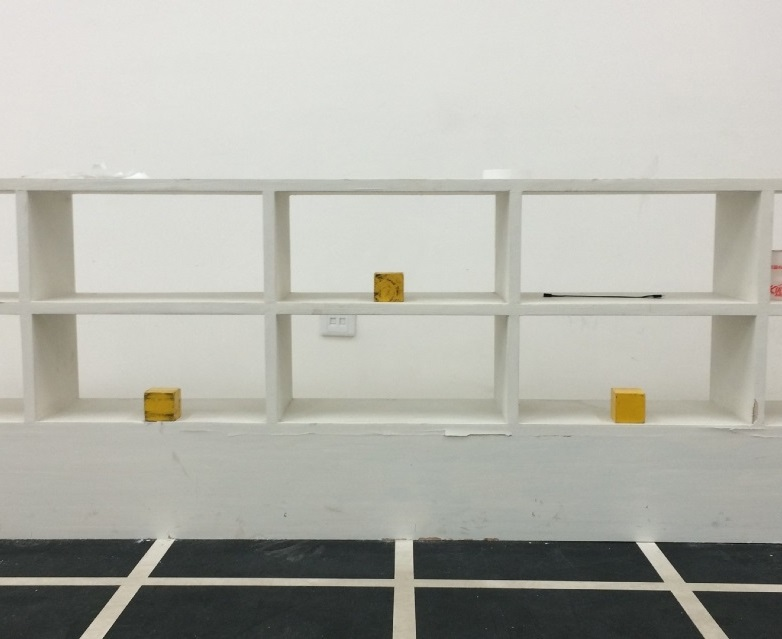
#> input picture 1234.jpg, 782 x 639 px
$ python Recognition.py   (Python 2 division)
#> lines starting #> are read from the running program, lines starting #| are printed output that depends on the picture; after the words box and inside, x2 and y2 are one past the last pixel; in counts of white or black regions, pixels touching at a corner belong together
# -*- coding: utf-8 -*-
import cv2
import numpy as np
from matplotlib import pyplot as plt
import time

def Main():
    start = time.clock()
    img = cv2.imread('1234.jpg')    # 图片切换
#> img is the input picture: shape (639, 782, 3); mean B, G, R 171.5, 179.2, 179
    sp = img.shape
    gray = cv2.cvtColor(img, cv2.COLOR_BGR2GRAY)
    edges = cv2.Canny(gray, 50, 150, apertureSize=3)
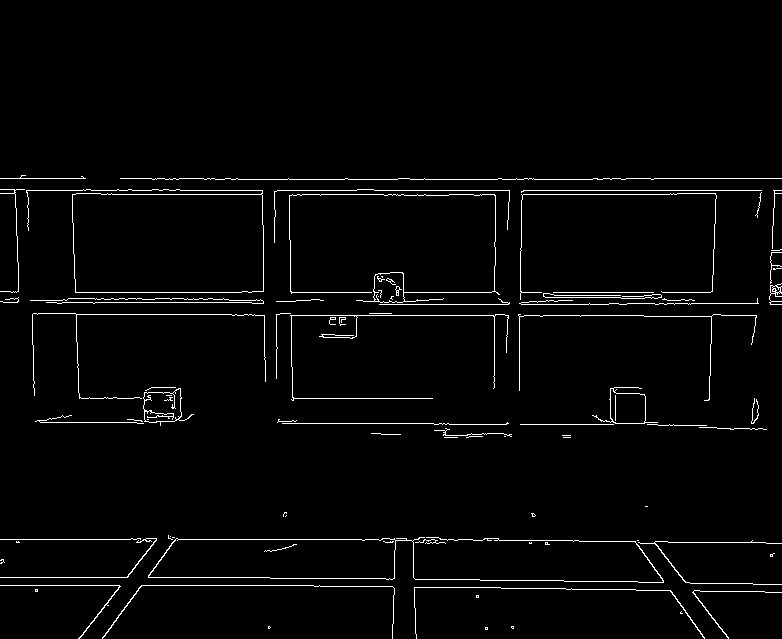
#> edges: shape (639, 782); 2.4% white in thin lines or dots, all inside (x1, y1, x2, y2) = (0, 175, 782, 639)

    # 寻找霍夫直线
    lines = cv2.HoughLinesP(edges, 1, np.pi/180, 100, 10, 0)
#> lines = 85 rows, first 6: [277, 190, 356, 190], [553, 292, 653, 292], [302, 194, 319, 194], [178, 539, 361, 539], [425, 179, 497, 179], [523, 194, 669, 194]

    # 横线列表
    transverseline = []
    # 竖线列表
    verticalline = []

    # 将横线和竖线加入各自的列表同时去除不符合纵坐标的噪声点
    for i in lines:
        for x1, y1, x2, y2 in i:
            # if y1 < 500:
            if abs(y1 - y2) < 10:
                transverseline.append([x1, y1, x2, y2])
            if abs(x1 - x2) < 10:
                if abs(y1 - y2) > 10:
                    if y1 < (2 * sp[0] / 3):
                        verticalline.append([x1, y1, x2, y2])
#> this loop made 85 passes
#> after the loop, transverseline = 72 items, first 6: [277, 190, 356, 190], [553, 292, 653, 292], [302, 194, 319, 194], [178, 539, 361, 539], [425, 179, 497, 179], [523, 194, 669, 194]; verticalline = [[714, 248, 714, 228], [291, 316, 291, 360], [519, 390, 519, 342], [712, 291, 712, 275], [262, 195, 262, 224], [710, 358, 710, 344], [75, 279, 75, 291], [72, 194, 72, 218], [711, 343, 711, 320], [494, 375, 494, 316]]

    print "竖线精简后的列表"
    print verticalline
#| [[714, 248, 714, 228], [291, 316, 291, 360], [519, 390, 519, 342], [712, 291, 712, 275], [262, 195, 262, 224], [710, 358, 710, 344], [75, 279, 75, 291], [72, 194, 72, 218], [711, 343, 711, 320], [494, 375, 494, 316]]

    # 横线通过纵坐标从小到大排序
    transverseline = sorted(transverseline, key=lambda keys: keys[1])
#> transverseline = 72 items, first 6: [0, 178, 85, 178], [120, 178, 151, 178], [603, 178, 609, 178], [654, 178, 781, 178], [626, 178, 650, 178], [425, 179, 497, 179]
    # 竖线通过横坐标从小到大排序
    verticalline = sorted(verticalline, key=lambda keys: keys[0])
#> verticalline = [[72, 194, 72, 218], [75, 279, 75, 291], [262, 195, 262, 224], [291, 316, 291, 360], [494, 375, 494, 316], [519, 390, 519, 342], [710, 358, 710, 344], [711, 343, 711, 320], [712, 291, 712, 275], [714, 248, 714, 228]]
    # print verticalline

    print "排序后的横线列表"
    print transverseline
#> (printed output is left out)
    print "横线列表的长度"
    print len(transverseline)
#| 72

    # 基准横线下标列表
    numberlist = []
    # 最大纵坐标差值
    max_differentvalue = 0

    # 寻找三条基准横线改进版
    # 功能：在横线坐标列列表中寻找到三条基准横线的区间下标
    for count, i in enumerate(transverseline):
        if count == 0:
            adjust = i[1]
        else:
            if len(numberlist) == 3:
                break
            else:
                if abs(i[1] - adjust) > max_differentvalue * 1.5 and abs(i[1] - adjust) > 50:
                    adjust = i[1]
                    numberlist.append(count)
                    max_differentvalue = 0
                if abs(i[1] - adjust) > max_differentvalue:
                    max_differentvalue = abs(i[1] - adjust)
                else:
                    pass
#> this loop made 56 passes
#> (i, adjust, max_differentvalue) on passes 18, 51, 55: ([252, 291, 263, 291], 291, 0), ([293, 398, 432, 398], 398, 0), ([178, 539, 361, 539], 539, 0)
#> after the loop, max_differentvalue = 0; numberlist = [17, 50, 54]

    # 寻找三条基准横线长度拟差运算
    # 基准横线的组成直线部分的纵坐标的值之和
    count_num = 0
    # 基准横线的最小横坐标
    min = transverseline[0][0]
#> min = 0
    # 基准横线的最大横坐标
    max = transverseline[0][2]
#> max = 85
    for count, i in enumerate(transverseline):
        if count == numberlist[0]:
            line1 = [min, count_num / count, max, count_num / count]
            count_num = 0
        elif count == numberlist[1]:
            line2 = [min, count_num / (numberlist[1] - numberlist[0]), max, count_num / (numberlist[1] - numberlist[0])]
            # print numberlist[1] - numberlist[0]
            count_num = 0
        elif count == numberlist[2]:
            line3 = [min, count_num / (numberlist[2] - numberlist[1]), max, count_num / (numberlist[2] - numberlist[1])]
            # print numberlist[2] - numberlist[1]
        count_num += i[1]
        if min > i[0]:
            min = i[0]
        if max < i[2]:
            max = i[2]
#> this loop made 72 passes
#> (i, count_num, max) on passes 2 to 4: ([120, 178, 151, 178], 356, 151), ([603, 178, 609, 178], 534, 609), ([654, 178, 781, 178], 712, 781)
#> after the loop, max = 781; min = 0

    print "三条基准横线坐标显示"
    print line1
#| [0, 184, 781, 184]
    print line2
#| [0, 300, 781, 300]
    print line3
#| [0, 416, 781, 416]

    # 寻找三条基准横线最小横坐标当做基准最小横坐标
    min = MinNumber(line1[0], line2[0], line3[0])
    # 寻找三条基准横线最大横坐标当做基准最大横坐标
    max = MaxNumber(line1[2], line2[2], line3[2])
#> in MaxNumber, `max = a`: max = 781

    # 寻找基准竖线
    signs = []
    newline = []
    sign = 0
    sum = 0
    length = 1
    rectent = 0
    lens = 1
    for i in verticalline:
        if sign == 0:
            sum += i[0]
            sign = 1
            rectent = i[0]
            # 权重标记
            priority_tagged = 0
        else:
            lens += 1
            if abs(i[0] - rectent) < 10:
                if len(verticalline) == lens:
                    rectent = i[0]
                    sum += i[0]
                    length += 1
                    newline.append(sum / length)
                    signs.append(1)
                else:
                    rectent = i[0]
                    sum += i[0]
                    length += 1
                    priority_tagged = 1
            elif 10 < abs(i[0] - rectent) < 80:
                if len(verticalline) == lens:
                    sum += i[0]
                    length += 1
                    rectent = i[0]
                    newline.append(sum / length)
                    if(priority_tagged == 0):
                        signs.append(2)
                    elif priority_tagged == 1:
                        signs.append(3)
                else:
                    rectent = i[0]
                    sum += i[0]
                    length += 1
                    if priority_tagged == 0:
                        priority_tagged = 2
                    else:
                        priority_tagged = 3
            else:
                if len(verticalline) == lens:
                    newline.append(sum / length)
                    newline.append(i[0])
                    signs.append(priority_tagged)
                    signs.append(0)
                    # priority_tagged = 0
                else:
                    rectent = i[0]
                    newline.append(sum / length)
                    signs.append(priority_tagged)
                    priority_tagged = 0
                    sum = i[0]
                    length = 1
#> this loop made 10 passes
#> (i, rectent, sum, length, priority_tagged) on passes 2, 4, 6, 8, 9: ([75, 279, 75, 291], 75, 147, 2, 1), ([291, 316, 291, 360], 291, 553, 2, 2), ([519, 390, 519, 342], 519, 1013, 2, 2), ([711, 343, 711, 320], 711, 1421, 2, 1), ([712, 291, 712, 275], 712, 2133, 3, 1)
#> after the loop, lens = 10; newline = [73, 276, 506, 711]; sign = 1; signs = [1, 2, 2, 1]
    print "计算后的竖线列表"
    print newline
#| [73, 276, 506, 711]
    print "权重列表"
    print signs
#| [1, 2, 2, 1]

    # 第二版本竖线识别新增部分
    #
    addnumber = []
    subscript = SearchMaxSum(signs)
#> the loop in SearchMaxSum, `for count, i in enumerate(a):` made 4 passes
#> (i, maxsum, sign) on passes 2 to 3: (2, 3, 0), (2, 4, 1)
#> subscript = 1
    breadth = newline[subscript + 1] - newline[subscript]
#> breadth = 230
    for i in range(subscript):
        newline[i] = abs(newline[subscript] - (subscript - i) * breadth)
#> after the loop, newline = [46, 276, 506, 711]
    for i in range(subscript + 2, len(newline)):
        # 第三版本竖线识别修改部分
        if float((newline[i] - newline[subscript + 1])) / breadth < (i - subscript - 1) + 0.5:
            # 该判断是为了防止新添竖线超过图像最大横坐标
            if newline[subscript] + (i - subscript) * breadth > sp[1]:
                newline[i] = sp[1] - 5
            else:
                newline[i] = newline[subscript] + (i - subscript) * breadth
        else:
            adds = ((newline[i] - newline[subscript + 1]) / breadth) + 1
            addnumber.append(i)
            newline[i] = newline[subscript + 1] + adds * breadth
#> this loop made 1 pass
#> i on pass 1: 3
#> after the loop, addnumber = []; newline = [46, 276, 506, 736]
    print newline
#| [46, 276, 506, 736]

    # 第三部分竖线识别新增部分
    # 功能：添加缺失线
    if addnumber:
        for i in addnumber:
            newline.insert(i, newline[subscript + 1] + (i - subscript - 1) * breadth)

    Color_Recognition(line1[1], line2[1], line3[1], newline, img)
#> in Color_Recognition, `length = len(d)`: length = 4
#| 4
#> the loop in Color_Recognition, `for subscript, i in enumerate(d):` made 4 passes
#> i on passes 1 to 4: 46, 276, 506, 736
#> pass 1, in Color_Recognition, `cv2.imshow('Location %d' % sub, frame)`:
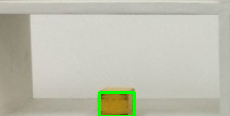
#> window 'Location 4': shape (116, 230, 3); mean B, G, R 175.6, 190.9, 190.4
#> pass 2, in Color_Recognition, `cv2.imshow('Location %d' % sub, frame)`:
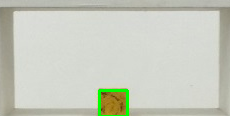
#> window 'Location 2': shape (116, 230, 3); mean B, G, R 191.2, 203.9, 200.4
#> after the loop in Color_Recognition, `for subscript, i in enumerate(d):`:
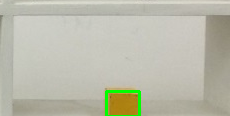
#> frame: shape (116, 230, 3); mean B, G, R 171.2, 187.2, 186.7
#> after the loop in Color_Recognition, `for subscript, i in enumerate(d):`:
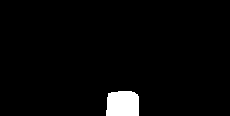
#> mask: shape (116, 230); 2.9% white; 1 white region, box (x1, y1, x2, y2) and area: (106, 91, 139, 116) 771
    cv2.line(img, (min, line1[1]), (max, line1[3]), (0, 255, 0), 2)
    cv2.line(img, (min, line2[1]), (max, line2[3]), (0, 255, 0), 2)
    cv2.line(img, (min, line3[1]), (max, line3[3]), (0, 255, 0), 2)
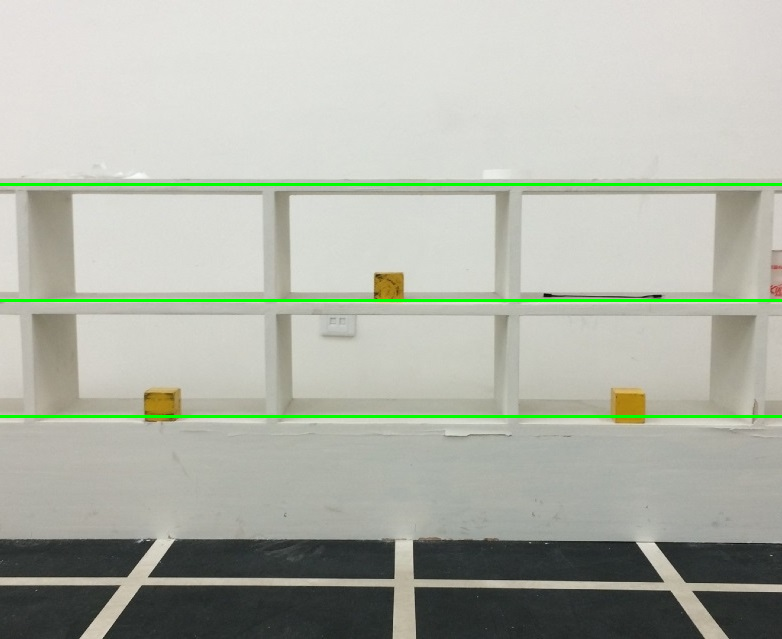
#> img: shape (639, 782, 3); mean B, G, R 169.1, 180.1, 176.3
    for i in newline:
        cv2.line(img, (i, line1[1]), (i, line3[1]), (0, 255, 0), 2)
#> this loop made 4 passes
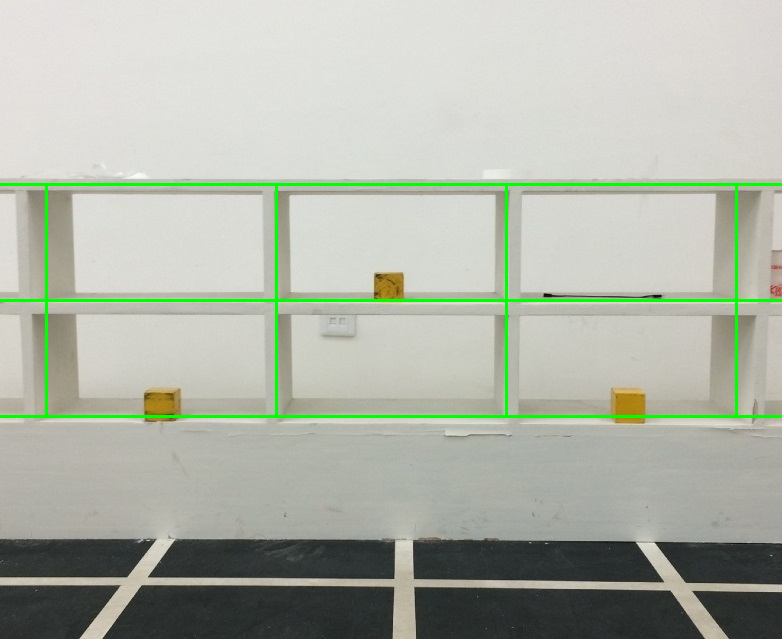
#> img: shape (639, 782, 3); 0.54% of pixels changed, all inside (x1, y1, x2, y2) = (45, 186, 738, 415)

    end = time.clock()
    print('耗费时间: %s 秒' % (end - start))
    plt.subplot(121), plt.imshow(img, cmap='gray')
    plt.title('Old Image'), plt.xticks([]), plt.yticks([])

    plt.show()

# 寻找三个数字中最大的数字
def MinNumber(a, b, c):
    min = a
    if a > b:
        min = b
        if b > c:
            min = c
    else:
        pass
    return min

# 寻找三个数字中最大的数字
def MaxNumber(a, b, c):
    max = a
    if a < b:
        max = b
        if b < c:
            max = c
    else:
        pass
    return max

# 寻找权重相加最大的相邻两个数的第一个数的下标
def SearchMaxSum(a):
    for count, i in enumerate(a):
        if count == 0:
            maxsum = i
        elif count == 1:
            maxsum += i
            sign = count -1
        else:
            if maxsum == 6:
                return sign
            else:
                if maxsum < i + a[count - 1]:
                    maxsum = i + a[count - 1]
                    sign = count - 1
                else:
                    pass
    return sign

def Color_Recognition(line1, line2, line3, d, imgs):
    length = len(d)
    print "长度"
    print length
    for subscript, i in enumerate(d):
        if subscript == length - 1:
            break
        else:
            for m in range(2):
                img = imgs.copy()
                sub = subscript
                if m == 0:
                    frame = img[line1:line2, i:d[subscript + 1]]
                    sub += 1
                else:
                    frame = img[line2:line3, i:d[subscript + 1]]
                    sub += length
                #设置黄色色域
                # lower = np.array([18, 43, 46])
                # upper = np.array([34, 255, 255])
                lower = np.array([0, 130, 50])
                upper = np.array([34, 255, 255])

                #设定红色阈值
                # lower = np.array([170, 100, 100])
                # upper = np.array([179, 255, 255])

                #设定蓝色阈值
                # lower = np.array([100, 43, 46])
                # upper = np.array([124, 255, 255])

                #转到HSV空间
                hsv = cv2.cvtColor(frame, cv2.COLOR_BGR2HSV)

                #根据阈值构建掩膜
                mask = cv2.inRange(hsv, lower, upper)
                #腐蚀操作
                mask = cv2.erode(mask, None, iterations=2)
                #膨胀操作，其实先腐蚀再膨胀的效果是开运算，去除噪点
                mask = cv2.dilate(mask, None, iterations=2)

                #获取黄色范围最大外接矩形四角坐标
                x, y, w, h = cv2.boundingRect(mask)
                if w + h > 30:
                    cv2.rectangle(frame, (x, y), (x + w, y + h), (0, 255, 0), 2)
                    cv2.imshow('Location %d' % sub, frame)
                # else:
                #     print "No"

# [43 lines left out: function Image_Recognition, not called in this run]

if __name__ == '__main__':
    #打开摄像头
    # cap = cv2.VideoCapture(0)
    #从摄像头获取一帧
    # ret, frame = cap.read()

    #判断是否成功打开摄像头
    # if ret:
    #     Image_Recognition(frame)
    # else:
    #     print 'No Camera'
    #
    # #释放摄像头
    # cap.release()
    Main()
